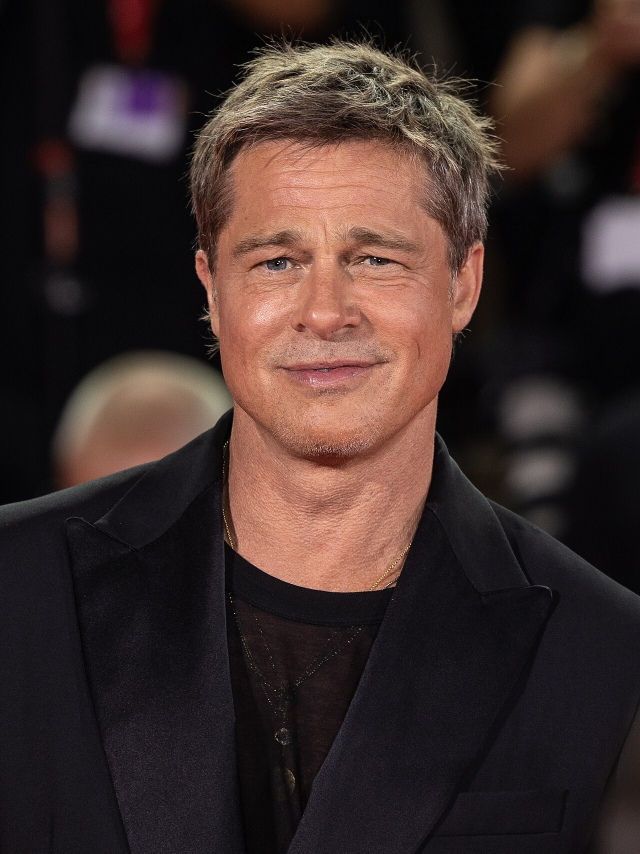
#> input picture step5_new_country/images/man/man_01_brad_pitt.jpg, 1280 x 1707 px (shown at 1/2 size); its folder holds only this picture in this run
$ python country_palette_extractor.py
#> lines starting #> are read from the running program, lines starting #| are printed output that depends on the picture; after the words box and inside, x2 and y2 are one past the last pixel; in counts of white or black regions, pixels touching at a corner belong together
### step4_learn/exclusion_pipeline.py
"""
YOLO and OpenCV Multi-Stage Exclusion Pipeline (step4_learn).
Strictly excludes:
- People faces and heads (OpenCV Haar Cascades + upper body geometry)
- Background colors around main person/subject (OpenCV adaptive background subtraction)
- People bags, backpacks, handbags, suitcases (YOLO detection)
- People shoes, boots, footwear, and lower limbs (OpenCV spatial cutoff)
- Animals: cats, dogs, birds, horses, cattle, etc. (YOLO detection)
- Cars, motorcycles, buses, trucks, and vehicles (YOLO detection)
- Foreign artifacts, props, furniture, and non-garment objects (YOLO detection)
"""

import os
os.environ["KMP_DUPLICATE_LIB_OK"] = "TRUE"
os.environ["YOLO_VERBOSE"] = "False"

import cv2
import numpy as np
import warnings
warnings.filterwarnings("ignore")

from ultralytics import YOLO

# Load Haar cascade face detectors from OpenCV
CASCADE_PATH = cv2.data.haarcascades
FACE_FRONTAL = cv2.CascadeClassifier(CASCADE_PATH + "haarcascade_frontalface_default.xml")
FACE_PROFILE = cv2.CascadeClassifier(CASCADE_PATH + "haarcascade_profileface.xml")

# Initialize global YOLO model for object exclusion
YOLO_MODEL = None

def get_yolo_model():
    global YOLO_MODEL
    if YOLO_MODEL is None:
        model_path = os.path.abspath(os.path.join(os.path.dirname(__file__), "..", "yolov8n.pt"))
        if not os.path.exists(model_path):
            model_path = "yolov8n.pt"
        YOLO_MODEL = YOLO(model_path)
    return YOLO_MODEL

# COCO Class IDs for Exclusion:
# Vehicles: 1 (bicycle), 2 (car), 3 (motorcycle), 4 (airplane), 5 (bus), 6 (train), 7 (truck), 8 (boat)
# Animals: 14 (bird), 15 (cat), 16 (dog), 17 (horse), 18 (sheep), 19 (cow), 20 (elephant), 21 (bear), 22 (zebra), 23 (giraffe)
# Bags & Luggage: 24 (backpack), 26 (handbag), 28 (suitcase)
# Props & Non-clothing Artifacts: 25 (umbrella), 39 (bottle), 40 (wine glass), 41 (cup), 56 (chair), 57 (couch), 58 (potted plant), 63 (laptop), 67 (cell phone), 73 (book), 77 (teddy bear)
YOLO_EXCLUSION_CLASSES = {
    # Vehicles
    1, 2, 3, 4, 5, 6, 7, 8,
    # Animals
    14, 15, 16, 17, 18, 19, 20, 21, 22, 23,
    # Bags
    24, 26, 28,
    # Props & Artifacts
    25, 39, 40, 41, 56, 57, 58, 63, 67, 73, 77
}

def detect_yolo_exclusions(image_bgr: np.ndarray) -> tuple[np.ndarray, list]:
    """
    Uses YOLO to detect and mask out bags, animals, cars/vehicles, and extraneous props.
    Returns:
        tuple: (exclusion_mask [255=Exclude, 0=Keep], list of detected excluded object names)
    """
    h, w = image_bgr.shape[:2]
    yolo_mask = np.zeros((h, w), dtype=np.uint8)
    detected_items = []

    try:
        model = get_yolo_model()
        # Run YOLO with imgsz=640 for fast CPU inference
        results = model(image_bgr, imgsz=640, verbose=False, device='cpu')[0]

        for box in results.boxes:
            cls_id = int(box.cls[0])
            conf = float(box.conf[0])

            if conf < 0.20:
                continue

            if cls_id in YOLO_EXCLUSION_CLASSES:
                cls_name = model.names[cls_id]
                x1, y1, x2, y2 = box.xyxy[0].cpu().numpy().astype(int)

                # Expand bounding box slightly (6%) to ensure clean border removal
                pad_x = int((x2 - x1) * 0.06)
                pad_y = int((y2 - y1) * 0.06)
                x_start = max(0, x1 - pad_x)
                x_end = min(w, x2 + pad_x)
                y_start = max(0, y1 - pad_y)
                y_end = min(h, y2 + pad_y)

                yolo_mask[y_start:y_end, x_start:x_end] = 255
                detected_items.append(f"{cls_name} ({conf:.2f})")
    except Exception as e:
        pass

    return yolo_mask, detected_items

def detect_face_and_head_mask(image_bgr: np.ndarray) -> np.ndarray:
    """
    Detects faces using OpenCV Haar Cascades and returns a binary mask of face, head, and neck.
    255 = Exclude (Face/Head), 0 = Keep.
    """
    h, w = image_bgr.shape[:2]
    mask = np.zeros((h, w), dtype=np.uint8)
    gray = cv2.cvtColor(image_bgr, cv2.COLOR_BGR2GRAY)

    # Frontal faces
    faces = FACE_FRONTAL.detectMultiScale(gray, scaleFactor=1.1, minNeighbors=4, minSize=(25, 25))
    for (x, y, fw, fh) in faces:
        y_start = max(0, int(y - fh * 0.35)) # Cover hair/hat
        y_end = min(h, int(y + fh * 1.35))   # Cover neck/chin
        x_start = max(0, int(x - fw * 0.20))
        x_end = min(w, int(x + fw * 1.20))
        mask[y_start:y_end, x_start:x_end] = 255

    # Profile faces
    profiles = FACE_PROFILE.detectMultiScale(gray, scaleFactor=1.1, minNeighbors=4, minSize=(25, 25))
    for (x, y, fw, fh) in profiles:
        y_start = max(0, int(y - fh * 0.35))
        y_end = min(h, int(y + fh * 1.35))
        x_start = max(0, int(x - fw * 0.20))
        x_end = min(w, int(x + fw * 1.20))
        mask[y_start:y_end, x_start:x_end] = 255

    return mask

def detect_skin_mask(image_bgr: np.ndarray) -> np.ndarray:
    """
    Detects exposed skin areas (arms, legs, torso, face) using YCrCb and HSV color models.
    255 = Exclude (Skin), 0 = Keep.
    """
    ycrcb = cv2.cvtColor(image_bgr, cv2.COLOR_BGR2YCrCb)
    lower_ycrcb = np.array([0, 133, 77], dtype=np.uint8)
    upper_ycrcb = np.array([255, 173, 127], dtype=np.uint8)
    skin_ycrcb = cv2.inRange(ycrcb, lower_ycrcb, upper_ycrcb)

    hsv = cv2.cvtColor(image_bgr, cv2.COLOR_BGR2HSV)
    lower_hsv = np.array([0, 35, 45], dtype=np.uint8)
    upper_hsv = np.array([28, 180, 255], dtype=np.uint8)
    skin_hsv = cv2.inRange(hsv, lower_hsv, upper_hsv)

    skin_combined = cv2.bitwise_and(skin_ycrcb, skin_hsv)
    kernel = cv2.getStructuringElement(cv2.MORPH_ELLIPSE, (5, 5))
    skin_mask = cv2.morphologyEx(skin_combined, cv2.MORPH_OPEN, kernel)
    return skin_mask

def segment_studio_and_outdoor_background(image_bgr: np.ndarray) -> np.ndarray:
    """
    Segments out background pixels (studio solid/gradient or outdoor scene background) using OpenCV.
    255 = Foreground, 0 = Background.
    """
    h, w = image_bgr.shape[:2]

    # Corner-based background color estimation
    corner_size = max(10, min(h, w) // 20)
    corners = np.concatenate([
        image_bgr[0:corner_size, 0:corner_size].reshape(-1, 3),
        image_bgr[0:corner_size, w-corner_size:w].reshape(-1, 3),
        image_bgr[h-corner_size:h, 0:corner_size].reshape(-1, 3),
        image_bgr[h-corner_size:h, 0:corner_size].reshape(-1, 3)
    ])
    bg_median = np.median(corners, axis=0) # [B, G, R]

    # Color distance map
    diff = np.linalg.norm(image_bgr.astype(np.float32) - bg_median.astype(np.float32), axis=2)
    fg_mask = (diff > 24).astype(np.uint8) * 255

    # Central focus region for fashion items
    y_min, y_max = int(h * 0.08), int(h * 0.88)
    x_min, x_max = int(w * 0.08), int(w * 0.92)

    central_mask = np.zeros((h, w), dtype=np.uint8)
    central_mask[y_min:y_max, x_min:x_max] = 255

    fg_mask = cv2.bitwise_and(fg_mask, central_mask)

    # Morphological cleanup
    kernel = cv2.getStructuringElement(cv2.MORPH_ELLIPSE, (7, 7))
    fg_mask = cv2.morphologyEx(fg_mask, cv2.MORPH_CLOSE, kernel, iterations=2)
    fg_mask = cv2.morphologyEx(fg_mask, cv2.MORPH_OPEN, kernel, iterations=1)

    return fg_mask

# [9 lines left out: function exclude_shoes_and_lower_limbs, not called in this run]

def extract_clean_garment_pixels(image_bgr: np.ndarray) -> np.ndarray:
    """
    Full comprehensive YOLO + OpenCV exclusion pipeline:
    1. OpenCV: Background segmentation
    2. OpenCV: Face and head Haar cascade detection
    3. OpenCV: Exposed skin color masking
    4. OpenCV: Shoe and lower limb spatial cutoff
    5. YOLO: Detection and removal of animals, cars, vehicles, bags, and props

    Returns:
        np.ndarray: Clean garment pixels in RGB format [N, 3].
    """
    h, w = image_bgr.shape[:2]

    # 1. OpenCV Background segmentation
    fg_mask = segment_studio_and_outdoor_background(image_bgr)

    # 2. OpenCV Face and head detection
    face_mask = detect_face_and_head_mask(image_bgr)

    # 3. OpenCV Skin detection
    skin_mask = detect_skin_mask(image_bgr)

    # 4. YOLO Exclusion for animals, cars, bags, and props
    yolo_exclude_mask, _ = detect_yolo_exclusions(image_bgr)

    # 5. Combine all exclusion masks
    garment_mask = cv2.bitwise_and(fg_mask, cv2.bitwise_not(face_mask))
    garment_mask = cv2.bitwise_and(garment_mask, cv2.bitwise_not(skin_mask))
    garment_mask = cv2.bitwise_and(garment_mask, cv2.bitwise_not(yolo_exclude_mask))

    # 6. OpenCV Shoe and lower limb cutoff
    garment_mask = exclude_shoes_and_lower_limbs(garment_mask)

    # Check if sufficient pixels remain; if not, fallback to center crop
    min_pixels = int(h * w * 0.01)
    if np.sum(garment_mask > 0) < min_pixels:
        cy_min, cy_max = int(h * 0.25), int(h * 0.70)
        cx_min, cx_max = int(w * 0.25), int(w * 0.75)
        garment_pixels_bgr = image_bgr[cy_min:cy_max, cx_min:cx_max].reshape(-1, 3)
    else:
        garment_pixels_bgr = image_bgr[garment_mask > 0]

    # Convert BGR to RGB
    garment_pixels_rgb = garment_pixels_bgr[:, [2, 1, 0]]
    return garment_pixels_rgb

### step4_learn/country_palette_extractor.py
"""
Target Country Reference Palette Extractor (step4_learn).
Strict Rules:
- Strictly EXCLUDES all .json files from step5_new_country/.
- Uses ONLY graphic image files (.png, .jpg, .jpeg).
- Applies YOLO + OpenCV exclusion pipeline (faces, skin, background, shoes, bags, animals, cars, props).
- Generates exactly NUMBER_PALLETS_OF_NEWCOUNTRY_REQUIRED = 3 distinct palettes per market segment.
"""

import os
import glob
import cv2
import numpy as np
from sklearn.cluster import KMeans

import sys
sys.path.insert(0, os.path.dirname(os.path.abspath(__file__)))
from exclusion_pipeline import extract_clean_garment_pixels

# Explicit requirement constant
NUMBER_PALLETS_OF_NEWCOUNTRY_REQUIRED = 3

PALETTE_THEMES = [
    "Palette 1 (Core & Classic Neutrals)",
    "Palette 2 (Contemporary & Earthy Street)",
    "Palette 3 (Vibrant Statement & Accents)"
]

# [16 lines left out: functions rgb_to_lab, hex_to_rgb, not called in this run]

def rgb_to_hex(r: int, g: int, b: int) -> str:
    """Converts (R, G, B) to '#RRGGBB'."""
    return f"#{int(r):02x}{int(g):02x}{int(b):02x}"

# [49 lines left out: function partition_into_3_palettes, not called in this run]

def find_only_image_paths(base_dir: str, gender: str, country_dir: str = 'step5_new_country') -> list[str]:
    """
    Finds ONLY image files (.png, .jpg, .jpeg) for a given gender in target country directory.
    Explicitly ignores and excludes any .json files.
    """
    search_dirs = [
        os.path.join(base_dir, country_dir, 'images', gender),
        os.path.join(base_dir, country_dir, gender)
    ]

    valid_image_exts = {'.png', '.jpg', '.jpeg'}
    found_images = []

    for s_dir in search_dirs:
        if not os.path.exists(s_dir):
            continue

        for fname in sorted(os.listdir(s_dir)):
            _, ext = os.path.splitext(fname)
            # Strictly filter for only png and jpg images; ignore json and hidden files
            if ext.lower() in valid_image_exts and not fname.startswith('.'):
                img_path = os.path.join(s_dir, fname)
                found_images.append(img_path)

    return found_images

def extract_country_profiles_from_images(base_dir: str = None, country_dir: str = 'step5_new_country', country_name: str = "United States", iso_code: str = "USA") -> dict:
    """
    Extracts reference palette distributions for Men and Women purely from .jpg and .png images
    in target country directory using YOLO and OpenCV exclusions.
    Outputs exactly NUMBER_PALLETS_OF_NEWCOUNTRY_REQUIRED = 3 palettes per segment.
    """
#> called with country_dir = 'step5_new_country', country_name = 'United States', iso_code = 'USA'
    if base_dir is None:
        base_dir = os.path.abspath(os.path.join(os.path.dirname(__file__), '..'))

    print("================================================================================")
    print(f"   EXTRACTING TARGET COUNTRY PALETTES: {country_name} ({country_dir})          ")
    print(f"   Required Number of Palettes: NUMBER_PALLETS_OF_NEWCOUNTRY_REQUIRED = {NUMBER_PALLETS_OF_NEWCOUNTRY_REQUIRED}")
    print("   (STRICTLY IMAGES ONLY: .PNG / .JPG - ZERO JSON FILES READ)                   ")
    print("================================================================================")

    profiles = {
        "country_name": country_name,
        "country_dir": country_dir,
        "iso_alpha3": iso_code,
        "number_palettes_required": NUMBER_PALLETS_OF_NEWCOUNTRY_REQUIRED,
        "palette_theme_names": PALETTE_THEMES
    }

    for gender in ['man', 'woman']:
        img_paths = find_only_image_paths(base_dir, gender, country_dir=country_dir)
        print(f"Discovered {len(img_paths)} graphic images (.png/.jpg) for gender: '{gender}' in {country_dir} (0 JSONs used).")

        all_garment_pixels = []
        image_palettes_hex = []

        for idx, img_path in enumerate(img_paths):
            img_bgr = cv2.imread(img_path)
#> img_bgr is the input picture: shape (1707, 1280, 3); mean B, G, R 42.7, 45.4, 61.4
            if img_bgr is not None:
                # Apply YOLO + OpenCV exclusion pipeline
                garment_rgb = extract_clean_garment_pixels(img_bgr)
#> in segment_studio_and_outdoor_background, `bg_median = np.median(corners, axis=0)`: bg_median = [24, 19, 23]
#> in segment_studio_and_outdoor_background, `diff = np.linalg.norm(image_bgr.astype(np.float32) - bg_median.astype(..`:
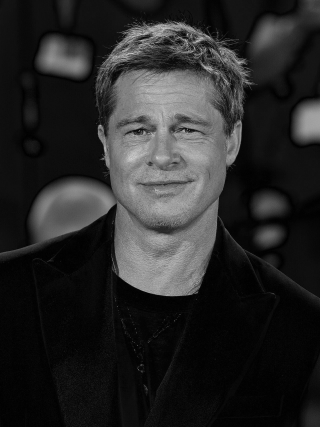
#> diff: shape (1707, 1280) float32 (shown at 1/4 size); min 1, max 403, mean 64.5; drawn with min black and max white
#> in segment_studio_and_outdoor_background, `fg_mask = (diff > 24).astype(np.uint8) * 255`:
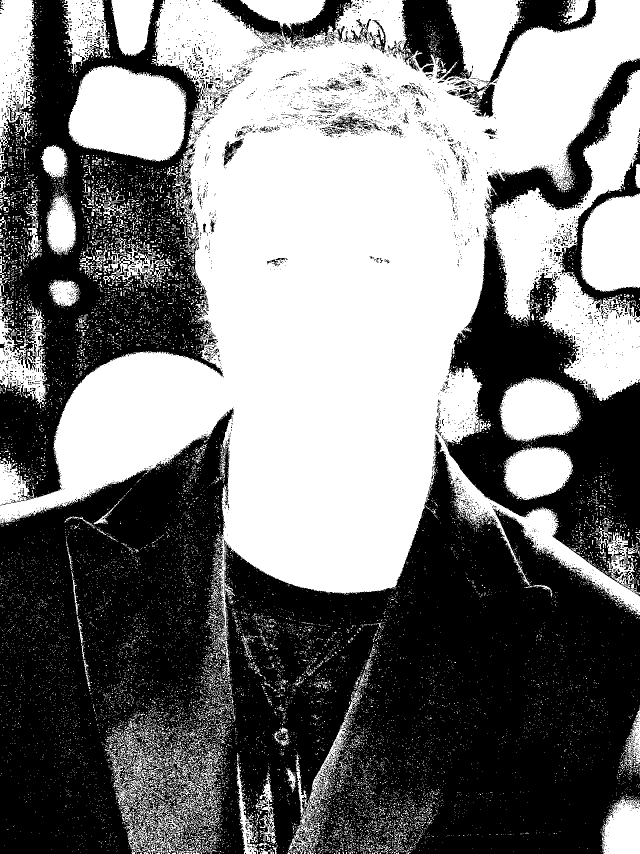
#> fg_mask: shape (1707, 1280) (shown at 1/2 size); 47.9% white; 15274 white regions (14793 under 20 px), largest, box (x1, y1, x2, y2) and area: (0, 0, 1280, 1352) 807781, (136, 131, 374, 323) 34977, (1161, 388, 1280, 584) 19630
#> in segment_studio_and_outdoor_background, `fg_mask = cv2.bitwise_and(fg_mask, central_mask)`:
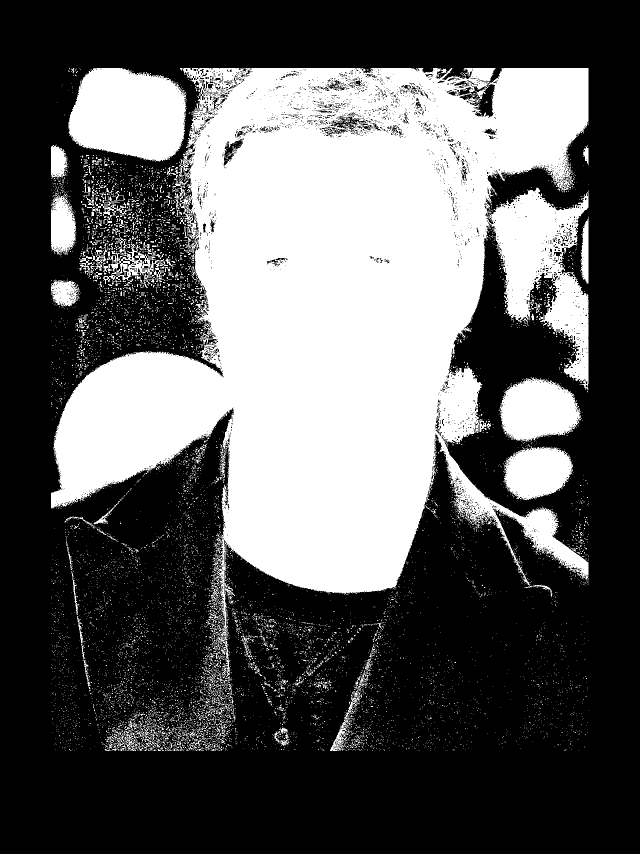
#> fg_mask: shape (1707, 1280) (shown at 1/2 size); 36.1% white; 9421 white regions (9132 under 20 px), largest, box (x1, y1, x2, y2) and area: (102, 136, 1177, 1352) 672286, (136, 136, 374, 323) 34848, (999, 755, 1163, 883) 15224
#> in segment_studio_and_outdoor_background, `fg_mask = cv2.morphologyEx(fg_mask, cv2.MORPH_OPEN, kernel, iterations..`:
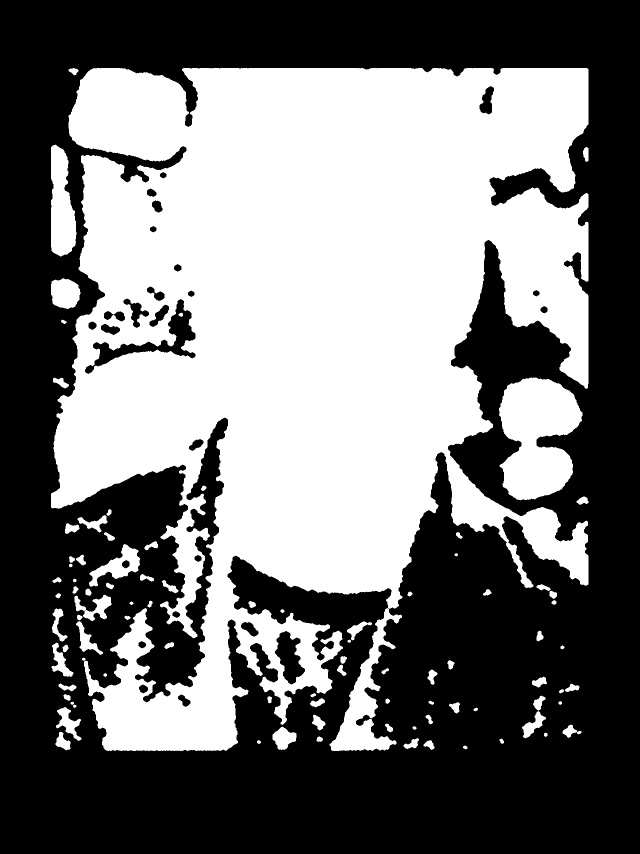
#> fg_mask: shape (1707, 1280) (shown at 1/2 size); 45.8% white; 90 white regions, largest, box (x1, y1, x2, y2) and area: (102, 136, 1177, 1502) 934992, (998, 755, 1165, 1001) 28822, (102, 289, 153, 513) 8326
#> in detect_face_and_head_mask, `gray = cv2.cvtColor(image_bgr, cv2.COLOR_BGR2GRAY)`:
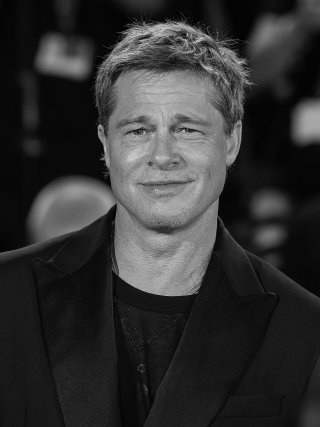
#> gray: shape (1707, 1280) (shown at 1/4 size); min 0, max 254, mean 49.8
#> in detect_face_and_head_mask, `faces = FACE_FRONTAL.detectMultiScale(gray, scaleFactor=1.1, minNeighb..`: faces = [[373, 287, 576, 576]]
#> the loop in detect_face_and_head_mask, `for (x, y, fw, fh) in faces:` made 1 pass
#> (x, y, fw, fh, y_start, y_end, x_start, x_end) on pass 1: (373, 287, 576, 576, 85, 1064, 257, 1064)
#> after the loop in detect_face_and_head_mask, `for (x, y, fw, fh) in faces:`:
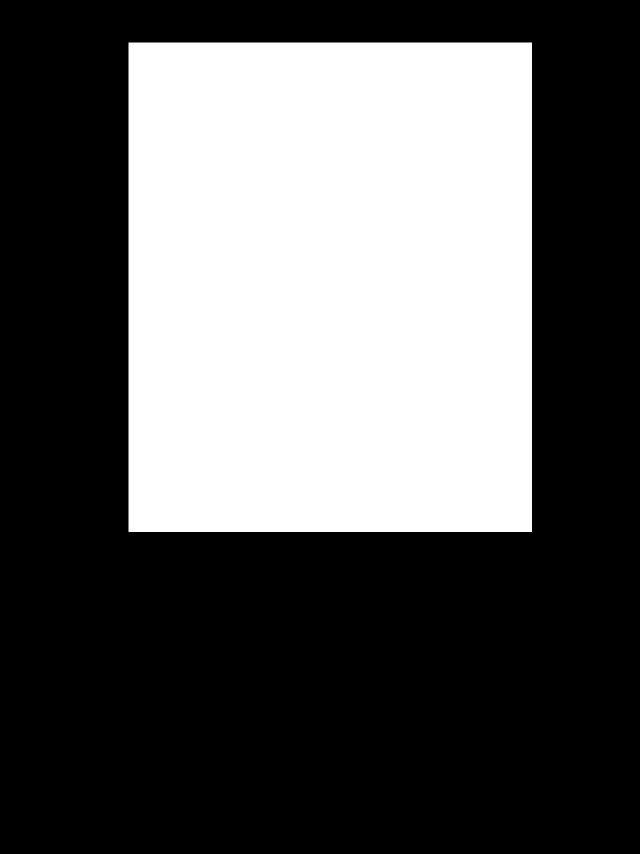
#> mask: shape (1707, 1280) (shown at 1/2 size); 36.2% white; 1 white region, box (x1, y1, x2, y2) and area: (257, 85, 1064, 1064) 790053
#> in detect_face_and_head_mask, `profiles = FACE_PROFILE.detectMultiScale(gray, scaleFactor=1.1, minNei..`: profiles = ()
#> in detect_skin_mask, `skin_ycrcb = cv2.inRange(ycrcb, lower_ycrcb, upper_ycrcb)`:
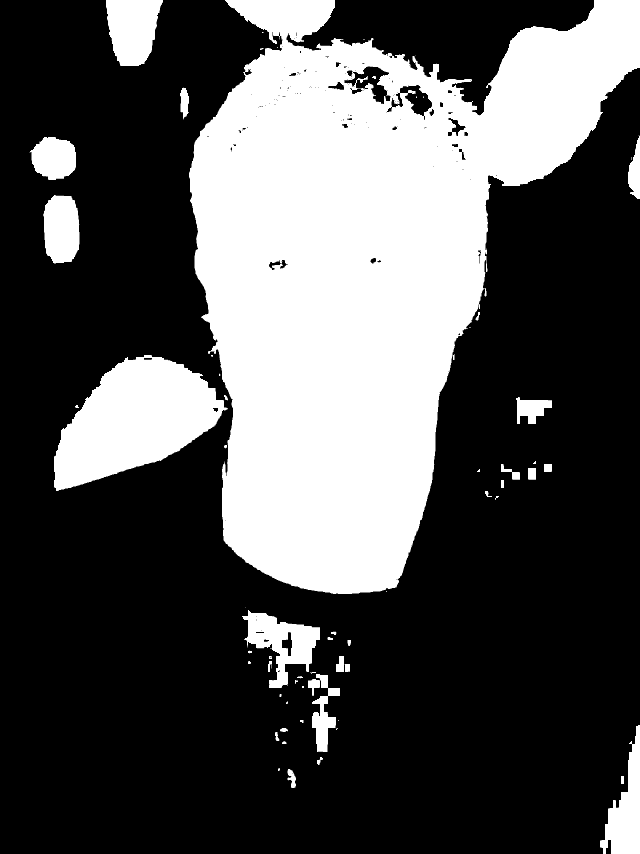
#> skin_ycrcb: shape (1707, 1280) (shown at 1/2 size); 32.3% white; 63 white regions (18 under 20 px), largest, box (x1, y1, x2, y2) and area: (378, 0, 1280, 1188) 589518, (108, 710, 456, 982) 55547, (212, 0, 326, 132) 11487
#> (the rest of the program and of its run is left out)
